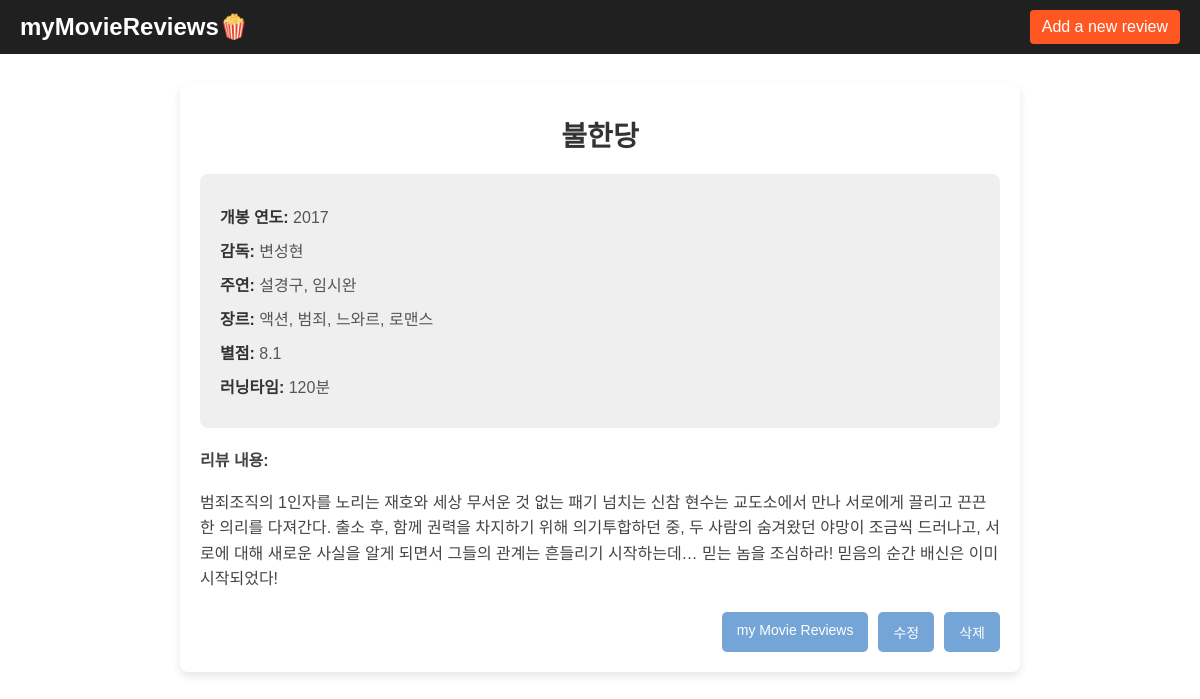
Screenshot of /3/ with the database file from the repository.
### ReviewList/models.py (models this page shows)
class Review(models.Model):
    title = models.TextField()  # 영화 제목
    release_year = models.IntegerField(null=True, blank=True) #개봉년도
    director = models.TextField()  # 감독
    main_actor = models.TextField()  # 주연
    genre = models.TextField()  # 장르
    rating = models.DecimalField(max_digits=3, decimal_places=1)  # 별점
    runtime = models.IntegerField()  # 러닝타임 분으로 표기
    content = models.TextField()  # 리뷰 내용
    created_at = models.DateTimeField(auto_now_add=True)  # 작성일

### ReviewList/views.py (the view)
# urls.py: path('<int:id>/', views.review_detail, name='review_detail'),  # 리뷰 디테일
def review_detail(request, id):
    review = get_object_or_404(Review, id=id)
    return render(request, 'review_detail.html', {'review': review})

### ReviewList/templates/review_detail.html (shortened to what this page needs)
<!DOCTYPE html>
<html>
<head>
</head>
<body>
    <header>
        <h1>myMovieReviews🍿</h1>
        <a href="{% url 'ReviewList:review_create' %}">Add a new review</a>
    </header>
    <div class="container">
        <h2>{{ review.title }}</h2>
        <div class="main_review">
            <p><strong>개봉 연도:</strong> {{ review.release_year }}</p>
            <p><strong>감독:</strong> {{ review.director }}</p>
            <p><strong>주연:</strong> {{ review.main_actor }}</p>
            <p><strong>장르:</strong> {{ review.genre }}</p>
            <p><strong>별점:</strong> {{ review.rating }}</p>
            <p><strong>러닝타임:</strong> {{ review.runtime }}분</p>
        </div>
        <div class="review_content">
            <strong>리뷰 내용:</strong>
            <p>{{ review.content }}</p>
        </div>
        <div class="action_links">
            <a href="{% url 'ReviewList:review_list' %}">my Movie Reviews</a>
            <a href="{% url 'ReviewList:review_update' review.id %}">수정</a>
            <a href="{% url 'ReviewList:review_delete' review.id %}">삭제</a>
        </div>
    </div>
</body>
</html>

### ReviewList/templates/review_detail.html (style rules this page uses)
body { font-family: Arial, sans-serif; margin: 0; padding: 0; background-color:white; }
header { background-color: #202020; color: white; padding: 10px 20px; display: flex; justify-content: space-between; align-items: center; }
header h1 { margin: 0; font-size: 24px; }
header a { color: white; text-decoration: none; font-size: 16px; background-color: #ff5722; padding: 8px 12px; border-radius: 4px; }
.container { background-color: white; margin: 30px auto; padding: 20px; max-width: 800px; border-radius: 8px; box-shadow: 0 4px 8px rgba(0, 0, 0, 0.1); }
h2 { font-size: 28px; margin: 10px 0 20px; color: #333; text-align: center; }
.main_review { background-color: #efefef; padding: 20px; border-radius: 8px; margin-bottom: 20px; }
.main_review p { margin: 10px 0; font-size: 16px; color: #555; }
.main_review p strong { font-weight: bold; color: #333; }
.review_content { font-size: 16px; line-height: 1.6; color: #444; margin-bottom: 20px; }
.action_links { display: flex; justify-content: flex-end; gap: 10px; }
.action_links a { text-decoration: none; color: white; background-color: #75a4d7; padding: 10px 15px; border-radius: 5px; font-size: 14px; }

### rows the page displays
Review: title "불한당", release_year "2017", director "변성현", main_actor "설경구, 임시완", genre "액션, 범죄, 느와르, 로맨스", rating "8.1", runtime "120", content "범죄조직의 1인자를 노리는 재호와 세상 무서운 것 없는 패기 넘치는 신참 현수는 교도소에서 만나 서로에게 끌리고 끈끈한 의리를 다져간다. 출소 후, 함께 권력을 차지하기 위해 의기투합하던 중, 두 사람의 숨겨왔던 야망이 조금씩 드러나고, 서로에 대해 새로운 사실을 알게 되면서 그들의 관계는 흔들리기 시작하는데… 믿는 놈을 조심하라! 믿음의 순간 배신은 이미 시작되었다!"
